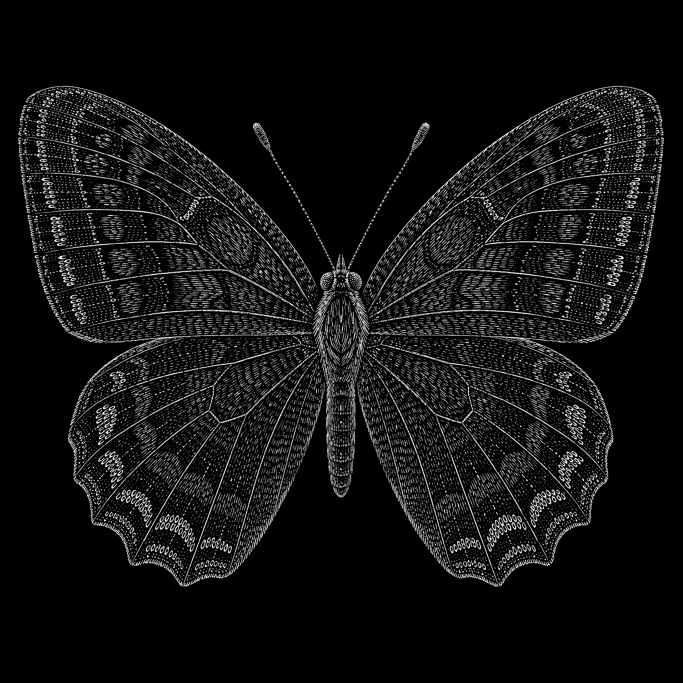
#> input picture input/butterfly.png, 2048 x 2048 px (shown at 1/3 size)
$ python create_butterfly_4x4_target.py --output-dir out
#> lines starting #> are read from the running program, lines starting #| are printed output that depends on the picture; long printed decimals are rounded
import argparse
import csv
from pathlib import Path

import numpy as np
import scipy.io as sio
from PIL import Image


GRID_SIZE = 4
SOURCE_LEVELS = np.array([0, 85, 170, 255], dtype=np.uint8)
TARGET_LEVELS = np.array([0.0, 1 / 3, 2 / 3, 1.0], dtype=np.float32)


def build_targets(image, tile_size=500):
#> called with tile_size = 500
    if image.ndim != 2:
        raise ValueError(f"输入必须是单通道灰度图，实际形状为 {image.shape}。")
    if not np.all(np.isin(image, SOURCE_LEVELS)):
        raise ValueError("输入图像必须严格只包含 0、85、170、255。")

    mapped_image = np.rot90(image, 2)
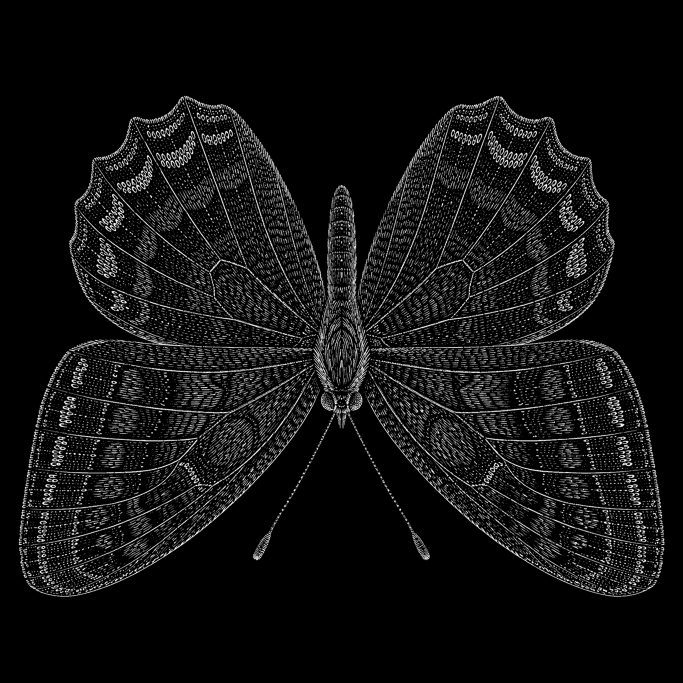
#> mapped_image: shape (2048, 2048) (shown at 1/3 size); min 0, max 255, mean 17.9
    row_edges = np.linspace(0, mapped_image.shape[0], GRID_SIZE + 1, dtype=int)
#> row_edges = [0, 512, 1024, 1536, 2048]
    column_edges = np.linspace(0, mapped_image.shape[1], GRID_SIZE + 1, dtype=int)
#> column_edges = [0, 512, 1024, 1536, 2048]
    targets = []
    positions = []
    source_positions = []
    for row in range(GRID_SIZE):
        for column in range(GRID_SIZE):
            tile = mapped_image[
                row_edges[row] : row_edges[row + 1],
                column_edges[column] : column_edges[column + 1],
            ]
            resized = np.asarray(
                Image.fromarray(tile).resize(
                    (tile_size, tile_size), resample=Image.Resampling.NEAREST
                )
            )
            target = np.empty(resized.shape, dtype=np.float32)
            for source_level, target_level in zip(SOURCE_LEVELS, TARGET_LEVELS):
                target[resized == source_level] = target_level
            targets.append(target)
            positions.append((row, column))
            source_positions.append((GRID_SIZE - row, GRID_SIZE - column))
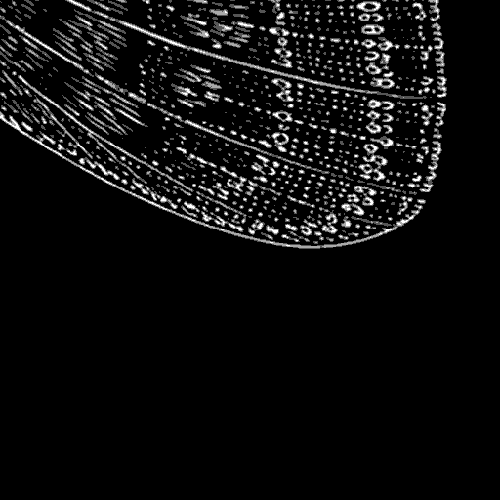
#> target: shape (500, 500) float32; min 0, max 1, mean 0.0589
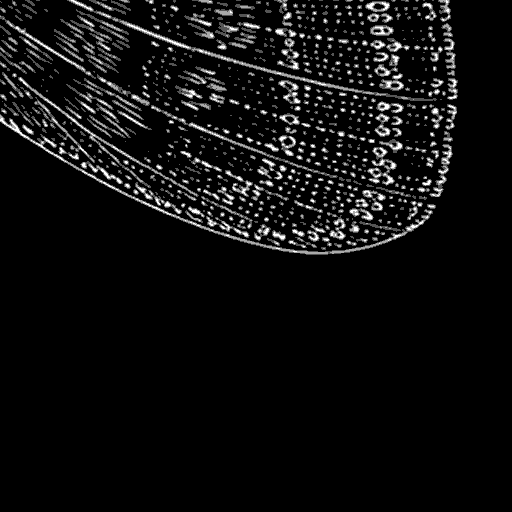
#> tile: shape (512, 512); min 0, max 255, mean 15
#> after the loop, positions = [(0, 0), (0, 1), (0, 2), (0, 3), (1, 0), (1, 1), (1, 2), (1, 3), (2, 0), (2, 1), (2, 2), (2, 3), (3, 0), (3, 1), (3, 2), (3, 3)]; source_positions = [(4, 4), (4, 3), (4, 2), (4, 1), (3, 4), (3, 3), (3, 2), (3, 1), (2, 4), (2, 3), (2, 2), (2, 1), (1, 4), (1, 3), (1, 2), (1, 1)]; targets = 16 items
    return (
        np.stack(targets),
        np.asarray(positions, dtype=np.int16),
        np.asarray(source_positions, dtype=np.int16),
    )


def parse_args():
    project_root = Path(__file__).resolve().parents[2]
    parser = argparse.ArgumentParser(
        description="整图旋转180度后，将固定四灰度蝴蝶图切成连续4x4目标。"
    )
    parser.add_argument(
        "--input-file", type=Path, default=project_root / "input" / "butterfly.png"
    )
    parser.add_argument("--output-dir", type=Path, required=True)
    parser.add_argument("--tile-size", type=int, default=500)
    return parser.parse_args()


def main():
    args = parse_args()
    if args.tile_size < 1:
        raise ValueError("tile-size 必须大于0。")
    args.output_dir.mkdir(parents=True, exist_ok=False)

    source = np.asarray(Image.open(args.input_file).convert("L"))
    targets, positions, source_positions = build_targets(source, args.tile_size)
#> positions = 16 rows, first 8: [0, 0], [0, 1], [0, 2], [0, 3], [1, 0], [1, 1], [1, 2], [1, 3]; source_positions = 16 rows, first 8: [4, 4], [4, 3], [4, 2], [4, 1], [3, 4], [3, 3], [3, 2], [3, 1]
    mat_file = args.output_dir / "butterfly_4x4_target.mat"
    sio.savemat(
        mat_file,
        {
            "bw_all": targets,
            "grid_positions": positions,
            "source_grid_positions_1based": source_positions,
            "mapping_transform": "rot180",
        },
        do_compression=True,
    )

    with (args.output_dir / "tile_statistics.csv").open(
        "w", newline="", encoding="utf-8"
    ) as handle:
        writer = csv.writer(handle)
        writer.writerow(
            [
                "channel",
                "m",
                "n",
                "source_row",
                "source_column",
                "count_0",
                "count_85",
                "count_170",
                "count_255",
            ]
        )
        for channel, (target, (row, column), source_position) in enumerate(
            zip(targets, positions, source_positions), start=1
        ):
            counts = [
                int(np.count_nonzero(np.isclose(target, level)))
                for level in TARGET_LEVELS
            ]
            writer.writerow(
                [channel, row + 1, column + 1, *source_position, *counts]
            )
#> this loop made 16 passes
#> (row, column, source_position, counts) on passes 1, 2, 3, 4, 5, 6, 7, 8, 9, 10, 12, 13: (0, 0, [4, 4], [241223, 4314, 3213, 1250]), (0, 1, [4, 3], [232754, 8948, 6158, 2140]), (0, 2, [4, 2], [233568, 8664, 5727, 2041]), (0, 3, [4, 1], [240912, 4459, 3249, 1380]), (1, 0, [3, 4], [212765, 20626, 11908, 4701]), (1, 1, [3, 3], [180193, 46984, 19691, 3132]), (1, 2, [3, 2], [180922, 47018, 18591, 3469]), (1, 3, [3, 1], [212539, 20910, 11903, 4648]), (2, 0, [2, 4], [196993, 32031, 15784, 5192]), (2, 1, [2, 3], [182917, 41707, 21024, 4352]), (2, 3, [2, 1], [197382, 31657, 16074, 4887]), (3, 0, [1, 4], [221879, 16086, 9034, 3001])
#> (row, column, counts) on pass 11: (2, 2, [183994, 41624, 20071, 4311])

    unique_values = np.unique(targets)
#> unique_values = [0, 0.333, 0.667, 1]
    if not np.array_equal(unique_values, TARGET_LEVELS):
        raise RuntimeError(f"输出标签异常: {unique_values}")
    print(f"目标数组: {targets.shape}")
#| 目标数组: (16, 500, 500)
    print("整体映射: rot180")
    print("pairMat: [(m,n) for m in 1..4 for n in 1..4]")
    print(f"标签: {unique_values.tolist()}")
#| 标签: [0.0, 0.3333, 0.6667, 1.0]
    print(f"MAT 文件: {mat_file}")


if __name__ == "__main__":
    main()

$ run again, with input/block_25.png copied over input/butterfly.png
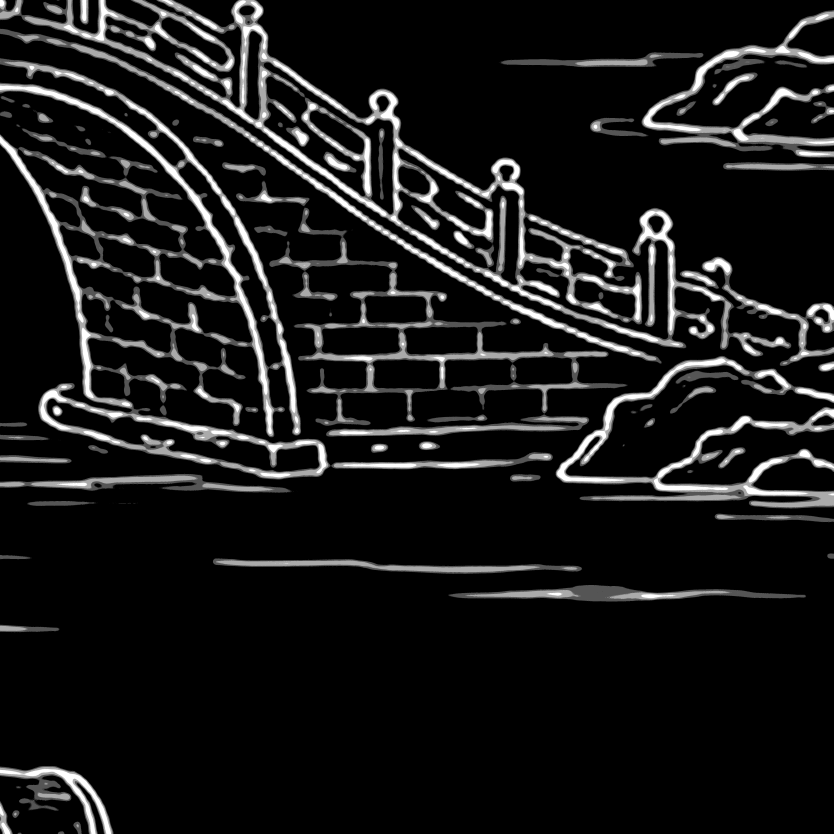
#> input picture input/block_25.png, 5000 x 5000 px (shown at 1/6 size)
#> in main, source is the input picture: shape (5000, 5000); min 0, max 255, mean 24.8
#> in build_targets, `mapped_image = np.rot90(image, 2)`:
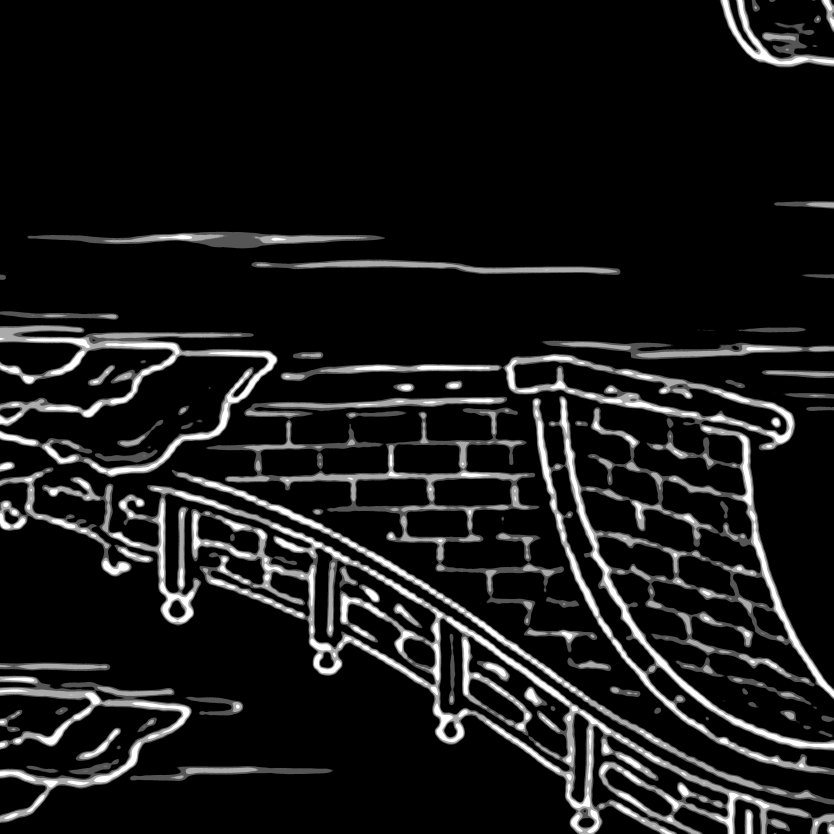
#> mapped_image: shape (5000, 5000) (shown at 1/6 size); min 0, max 255, mean 24.8
#> after the loop in build_targets, `for row in range(GRID_SIZE):`:
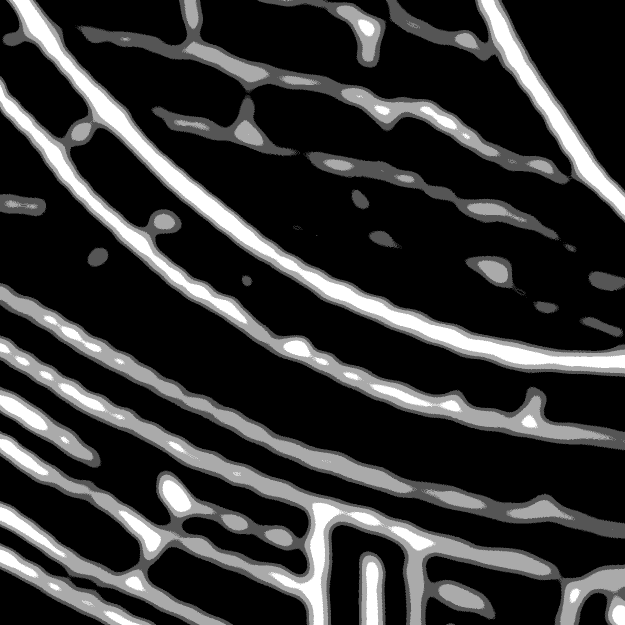
#> tile: shape (1250, 1250) (shown at 1/2 size); min 0, max 255, mean 50.6
#> after the loop in build_targets, `for row in range(GRID_SIZE):`: positions = [(0, 0), (0, 1), (0, 2), (0, 3), (1, 0), (1, 1), (1, 2), (1, 3), (2, 0), (2, 1), (2, 2), (2, 3), (3, 0), (3, 1), (3, 2), (3, 3)]; source_positions = [(4, 4), (4, 3), (4, 2), (4, 1), (3, 4), (3, 3), (3, 2), (3, 1), (2, 4), (2, 3), (2, 2), (2, 1), (1, 4), (1, 3), (1, 2), (1, 1)]; targets = 16 items
#> in main, `targets, positions, source_positions = build_targets(source, args.tile..`: positions = 16 rows, first 8: [0, 0], [0, 1], [0, 2], [0, 3], [1, 0], [1, 1], [1, 2], [1, 3]; source_positions = 16 rows, first 8: [4, 4], [4, 3], [4, 2], [4, 1], [3, 4], [3, 3], [3, 2], [3, 1]
#> the loop in main, `for channel, (target, (row, column), source_position) in enumerate( zi..` made 16 passes
#> (row, column, source_position, counts) on passes 1 to 8: (0, 0, [4, 4], [250000, 0, 0, 0]), (0, 1, [4, 3], [250000, 0, 0, 0]), (0, 2, [4, 2], [250000, 0, 0, 0]), (0, 3, [4, 1], [232026, 7468, 5462, 5044]), (1, 0, [3, 4], [204957, 17893, 18781, 8369]), (1, 1, [3, 3], [207043, 21055, 16948, 4954]), (1, 2, [3, 2], [214956, 12617, 17246, 5181]), (1, 3, [3, 1], [219298, 14663, 12711, 3328])
#> unique_values = [0, 0.333, 0.667, 1]
#| 目标数组: (16, 500, 500)
#| 标签: [0.0, 0.3333, 0.6667, 1.0]

$ run again, with input/block_test.png copied over input/butterfly.png
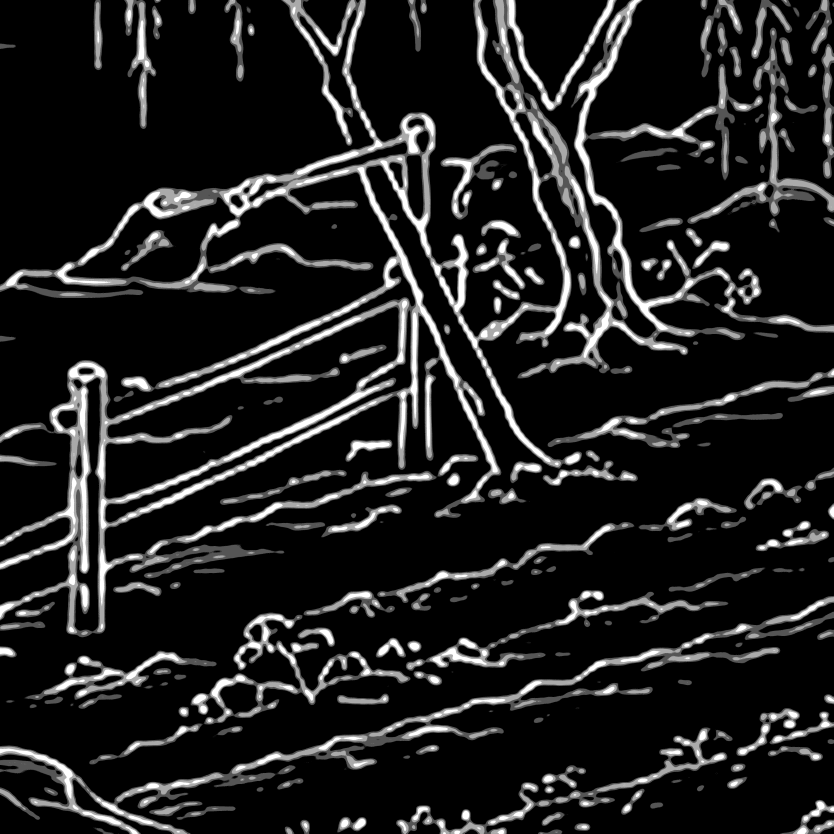
#> input picture input/block_test.png, 5000 x 5000 px (shown at 1/6 size)
#> in main, source is the input picture: shape (5000, 5000); min 0, max 255, mean 32.8
#> in build_targets, `mapped_image = np.rot90(image, 2)`:
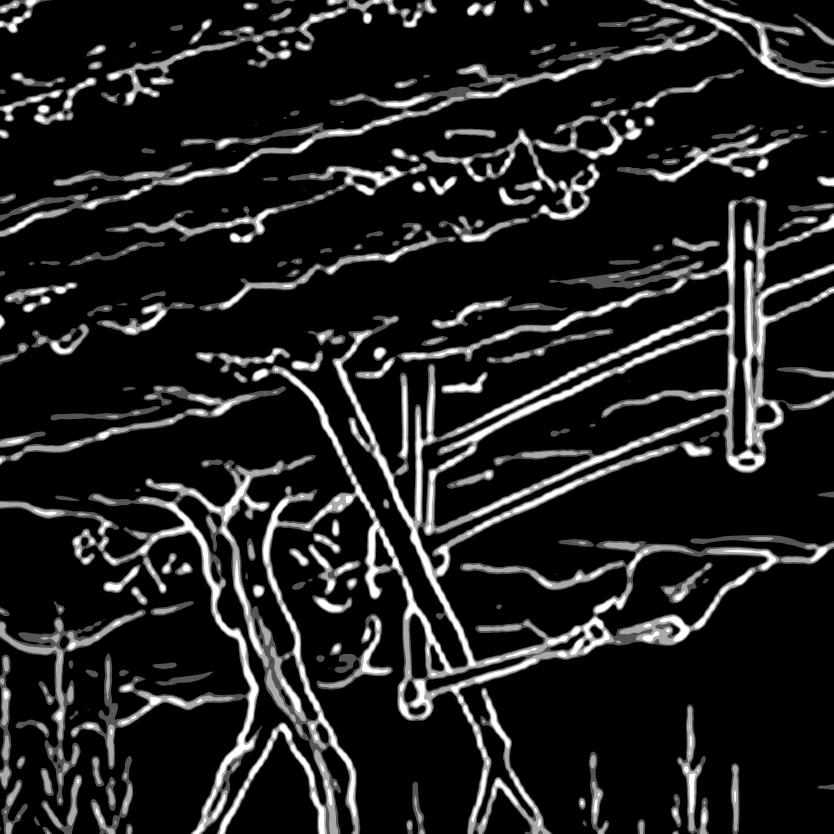
#> mapped_image: shape (5000, 5000) (shown at 1/6 size); min 0, max 255, mean 32.8
#> after the loop in build_targets, `for row in range(GRID_SIZE):`:
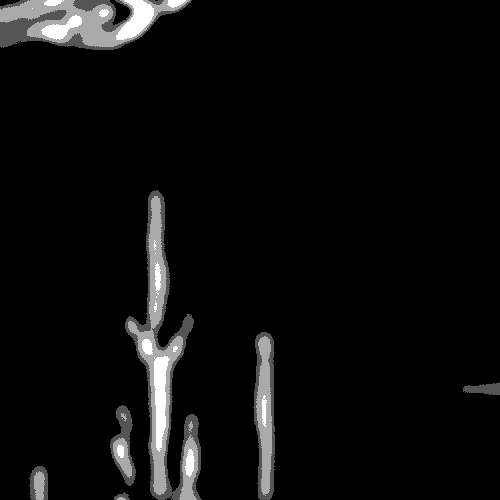
#> target: shape (500, 500) float32; min 0, max 1, mean 0.0489
#> after the loop in build_targets, `for row in range(GRID_SIZE):`: positions = [(0, 0), (0, 1), (0, 2), (0, 3), (1, 0), (1, 1), (1, 2), (1, 3), (2, 0), (2, 1), (2, 2), (2, 3), (3, 0), (3, 1), (3, 2), (3, 3)]; source_positions = [(4, 4), (4, 3), (4, 2), (4, 1), (3, 4), (3, 3), (3, 2), (3, 1), (2, 4), (2, 3), (2, 2), (2, 1), (1, 4), (1, 3), (1, 2), (1, 1)]; targets = 16 items
#> in main, `targets, positions, source_positions = build_targets(source, args.tile..`: positions = 16 rows, first 8: [0, 0], [0, 1], [0, 2], [0, 3], [1, 0], [1, 1], [1, 2], [1, 3]; source_positions = 16 rows, first 8: [4, 4], [4, 3], [4, 2], [4, 1], [3, 4], [3, 3], [3, 2], [3, 1]
#> the loop in main, `for channel, (target, (row, column), source_position) in enumerate( zi..` made 16 passes
#> (row, column, source_position, counts) on passes 1 to 8: (0, 0, [4, 4], [208659, 19168, 16463, 5710]), (0, 1, [4, 3], [202449, 21734, 18355, 7462]), (0, 2, [4, 2], [194941, 24840, 21640, 8579]), (0, 3, [4, 1], [195126, 24965, 19936, 9973]), (1, 0, [3, 4], [211931, 21640, 12492, 3937]), (1, 1, [3, 3], [202576, 18839, 18591, 9994]), (1, 2, [3, 2], [196519, 22098, 19430, 11953]), (1, 3, [3, 1], [175082, 26968, 32169, 15781])
#> unique_values = [0, 0.333, 0.667, 1]
#| 目标数组: (16, 500, 500)
#| 标签: [0.0, 0.3333, 0.6667, 1.0]
